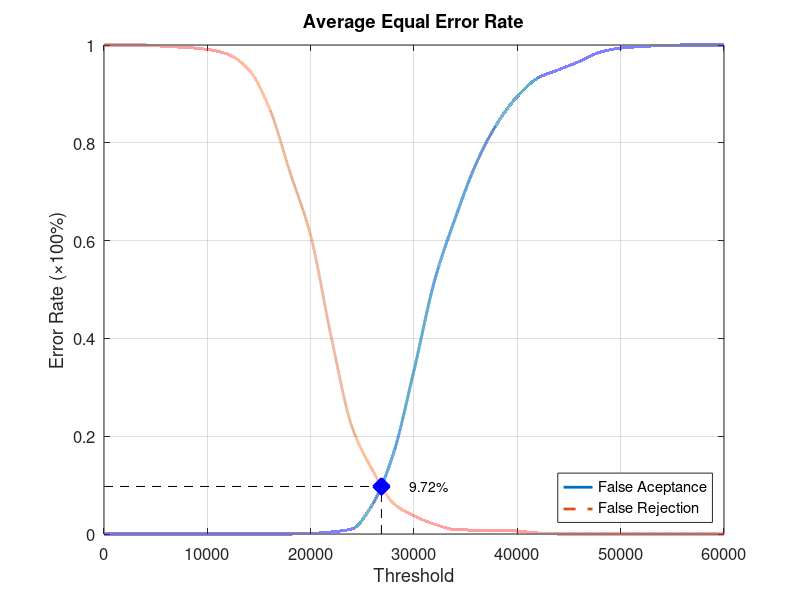
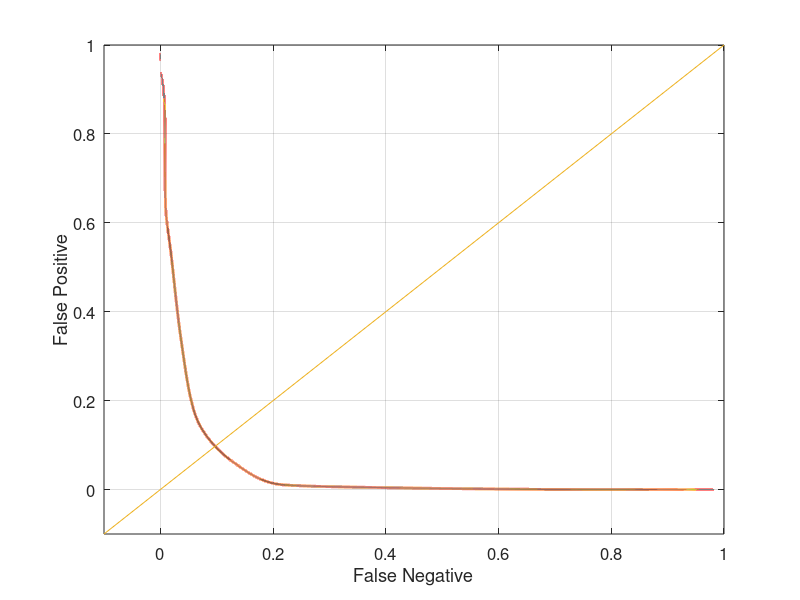

Write MATLAB code to recreate these figures, in order.
function yEER = Database4Average
close all;
clear;
clc;
x = 0:2000:60000;
xq = 0:0.5:60000;

y0 = [0 0 0 0 0 0 0 0 0 0 0.00105263 0.00421053 0.0105263 0.0610526 0.164211 0.334737 0.518947 0.646316 0.756842 0.837895 0.894737 0.932631 0.949474 0.966316 0.985263 0.993684 0.996842 0.998947 1 1 1];
yy0 = interp1(x, y0, xq, 'pchip');
y1 = [1 1 1 0.997 0.995 0.991 0.981 0.95 0.871 0.74 0.61 0.402 0.219 0.13 0.063 0.037 0.02 0.009 0.008 0.008 0.006 0.002 0 0 0 0 0 0 0 0 0];
yy1 = interp1(x, y1, xq, 'pchip');

% Calculating EER: 
y2 = abs(y0 - y1);
find(y2 == min(y2))
yy2 = abs(yy0 - yy1);
xEER = find(yy2 == min(yy2));
xEERIndex = xq(xEER) % X-axis EER
yEER = yy0(xEER) % Y-axis EER

main = figure
plot(xq, yy0,'-','LineWidth', 2);	hold on
plot(xq, yy1,'--','LineWidth', 2);	hold on
plot([xEERIndex xEERIndex], [0 yEER], 'k--');	hold on
plot([0 xEERIndex], [yEER yEER], 'k--');	hold on
plot(xEERIndex, yEER, 'bx', 'LineWidth', 10);	hold on
text(xEERIndex + 10 * xEERIndex / 100, yEER, [num2str(round((10000 * yEER)) / 100) '%'])
legend('False Aceptance', 'False Rejection', 'Location', 'SouthEast')
xlabel('Threshold')
ylabel('Error Rate (\times100%)')
title('Average Equal Error Rate')
set(gca, 'FontSize', 12)
axis([0 60000 0 1])
grid on

print(main, 'Database4AverageMain', '-dpng');
FNRxFPR = figure('Color', [1 1 1]);
plot(yy1, yy0, '-', yy1, yy0, 'LineWidth', 2);
hold on
y = -0.1:0.1:1
plot(y, y); 
set(gca, 'FontSize', 12)
xlabel('False Negative')
ylabel('False Positive')
axis([-0.1 1 -0.1 1])
set(gca, 'FontSize', 12)
grid on

print(FNRxFPR, 'Database4AverageFNRxFPR','-dpng');
end
